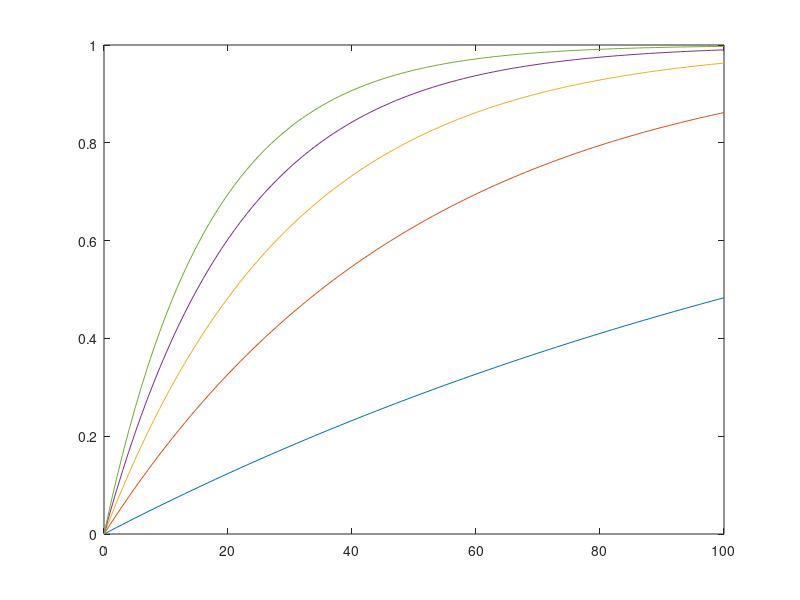

This figure's MATLAB source:
%kinetic parameters for normal levels of CRP. CRP chosen because it had the
%lowest kd 
kd_CRP = 6.2E-12; %Kd of CRP in M
c_CRP = 6.6E-8;%normal concentration of CRP in M
fracbound_eq=c_CRP/(c_CRP+kd_CRP); %fraction bound of CRP at equilibrium
kon_CRP = [10^5:20e4:10^6]; %range of kon rates for CRP in 1/Ms based on literature 
kobs_on_CRP= c_CRP*kon_CRP; %1/s
t= 0:1:100; %s 
fracbound_t=[];


for i=1:length(kon_CRP)
    fracbound_t=fracbound_eq*(1-exp(-kobs_on_CRP(i).*t)); %fraction bound as a function of time and concentration 
    plot (t,fracbound_t)
    hold on 
end


% microfluidic parameters

length_microfluidics = 169; % units mm
width_microfluidics = 30.5; % units mm
thickness_microfluidics = 5; % units mm

vol=length_microfluidics*10^-3*width_microfluidics*10^-3*...
    thickness_microfluidics*10^-3;
time_to_half= 12; %s from plot 
flowrate=vol/time_to_half; %m3/s



% need to solve for U (flow rate) based on dissociation/binding.
% incorporate Navier Stokes, boundary and initial conditions
%aptamer=B, biomarker=A

%% Practice Navier Stokes 
%% Boundary and Mesh Parameters
length_microfluidics = 169E-3; %length along the positive x-directon of the flow domain (in mm, mictofluidic length)
breadth = 30.5E-3;%length along the positive y-direction of the flow domain (width in mm)
mesh_x = 50; %number of cells discretized along the x-direction 
mesh_y = 20; %number of cells discretized along the y-direction
dx = length_microfluidics/mesh_x; %cell size along the x-direction
dy = breadth/mesh_y; %cell size along the y-direction

% fluid properties
mu = 0.0012; %viscosity of the fluid Pa s 
rho = 997; %density of the fluid in kg/m^3



%iteration parameters and relaxation factors
omega_u = 0.7; %relaxation parameter for u momentum 
omega_v = 0.7; %relaxation parameter for v momentum
omega_p = 0.3; %relaxation parameter for pressure correction
outer_iterations = 100; %number of times SIMPLE is going to be iterated through for convergence
iter_v = 10; %number of iterations for u and v momentum solvers
iter_p = 100; %number of iterations for pressure correction solver

%% Flow variables
u = zeros(mesh_y+2,mesh_x+1);%u momentum
v = zeros(mesh_y+1,mesh_x+2);%v momentum
u_old = zeros(mesh_y+2,mesh_x+1); %guessed x-momentum on the cell centers
v_old = zeros(mesh_y+1,mesh_x+2); %guessed y-momentum on the cell centers
p_prime = zeros(mesh_y+2,mesh_x+2); %pressure correction
pressure = zeros(mesh_y+2,mesh_x+2);%pressure term
apu = ones(mesh_y+2,mesh_x+2);%coefficient of p-term in u momentum
apv = ones(mesh_y+2,mesh_x+2);%coefficient of p-term in v momentum
app = ones(mesh_y+2,mesh_x+2);%coefficient of p-term for pressure corrections
ae = zeros(mesh_y+2,mesh_x+2);%east coefficient for velocities
as = zeros(mesh_y+2,mesh_x+2);%south coefficient for velocities
an = zeros(mesh_y+2,mesh_x+2);%north coefficient for velocities
aw = zeros(mesh_y+2,mesh_x+2);%west coefficient for velocities
source = zeros(mesh_y+2,mesh_x+2); %source term at each stage to check mass conservation

%% BOUNDARY CONDITION SUBROUTINE %%
%choose the appropriate problem and comment/uncomment the suggested lines
%as you scroll down before you hit the run button


%%  Pressure-driven Channel flow 
u(mesh_y+2,:) = 0; %north boundary is the pipe wall
u(1,:)=0; %south boundary is also the pipe wall
u(:,1)=flowrate/(width_microfluidics*10^-3*thickness_microfluidics*10^-3); %inlet velocity specified m/s
% pressure(:,mesh_x+1)=0; %fix outlet pressure
%% Solver using SIMPLE-algorithm
u_old = u;
v_old = v;tot=[];counter=[];residual_u=[];residual_v=[];
%Main outer loop
for k = 1:outer_iterations
    %% X-Momentum subroutine
    %initialize coefficients for the u-momentum the centers 
    for j = 2:mesh_x
        for i=2:mesh_y+1
            ae(i,j) = max(-0.5*rho*dy*(u_old(i,j)+u_old(i,j+1)),0) + mu*dy/dx;
            aw(i,j) = max(0.5*rho*dy*(u_old(i,j)+u_old(i,j-1)),0) + mu*dy/dx;
            an(i,j) = max(-0.5*rho*dx*(v_old(i,j)+v_old(i,j+1)),0) + mu*dx/dy;
            as(i,j) = max(0.5*rho*dx*(v_old(i-1,j)+v_old(i-1,j+1)),0) + mu*dx/dy;
        end
    end
    %correct the boundary values on the north and south boundary for the
    %X-momentum
    for j=2:mesh_x
        an(mesh_y+1,j) = max(-0.5*rho*dx*(v_old(mesh_y+1,j)+v_old(mesh_y+1,j+1)),0) + mu*dx/(dy/2);
        as(2,j) = max(0.5*rho*dx*(v_old(1,j)+v_old(1,j+1)),0) + mu*dx/(dy/2);
    end
    apu = ae+aw+as+an;
     %%%to block out cells%%%
    apu(1:12,20:21) = 1e30;
    apu = apu/omega_u;
    %iterate on the x-momentum equations
    for var = 1:iter_v
        for j = 2:mesh_x
            for i = 2:mesh_y+1
                u(i,j) = (1-omega_u)*u_old(i,j) + (1/apu(i,j))*...
                    (ae(i,j)*u(i,j+1) + aw(i,j)*u(i,j-1) + an(i,j)*u(i+1,j)+ as(i,j)*u(i-1,j) + dy*(pressure(i,j)-pressure(i,j+1)));
            end
        end
        %uncomment this for fully developed flow
        u(:,mesh_x+1) = u(:,mesh_x); %du/dx=0 boundary condition at the exit
    end
    %Uncomment only for CASE 1 (fully developed channel flow)
    %ensure mass conservation each time for the exit
    in_mass_flow = rho*flowrate;; %as declared
    out_mass_flow =0;
    for i = 2:mesh_y
        out_mass_flow = out_mass_flow+ rho*dy*u(i,mesh_x+1);
    end
    u(:,mesh_x+1) = u(:,mesh_x+1)*in_mass_flow/out_mass_flow;
    u(:,1) = u(:,mesh_x+1);%generate fully developed flow




end 

flowrateout= out_mass_flow/rho; %m3/s
